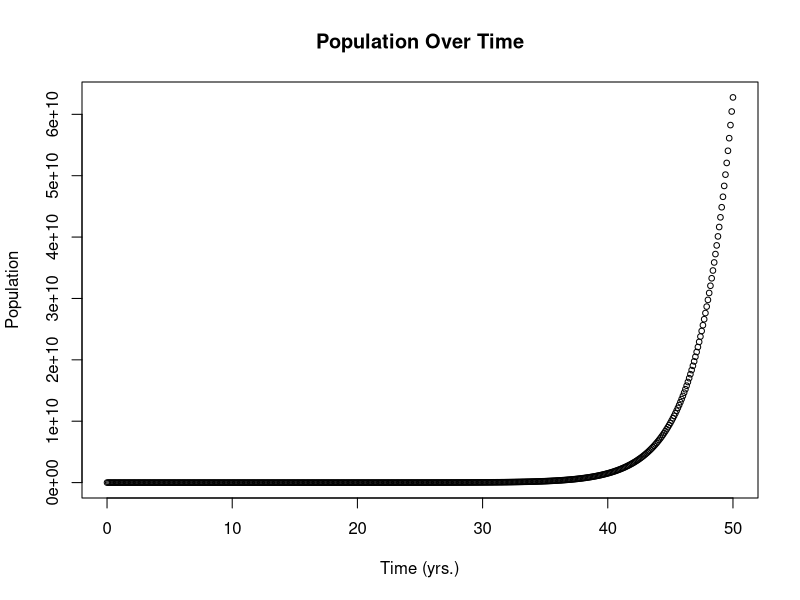
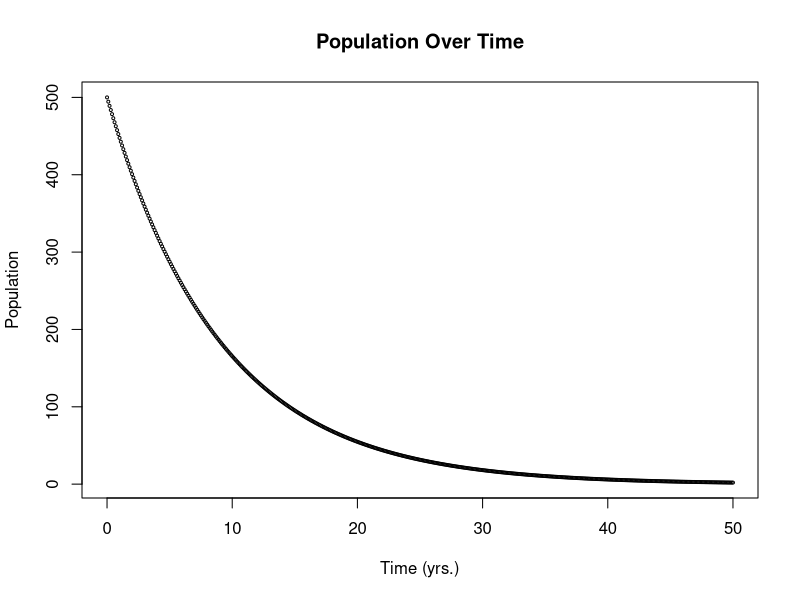
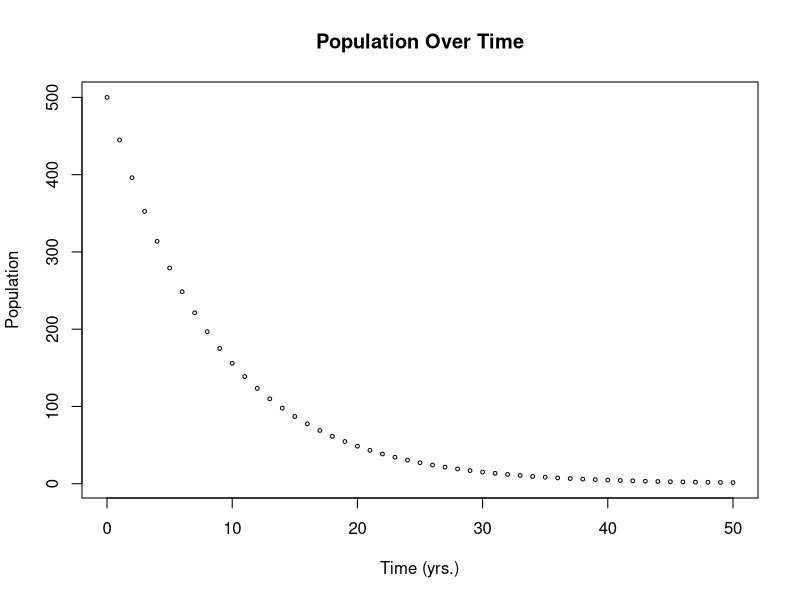
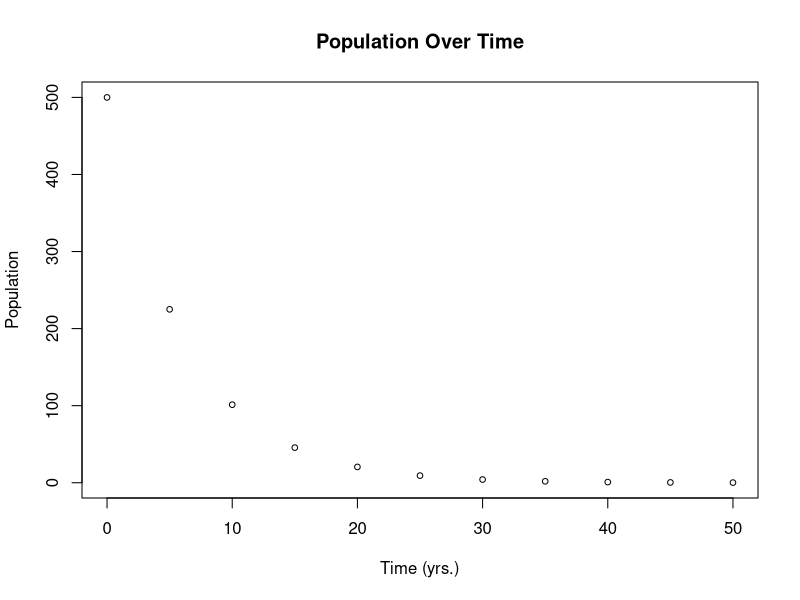
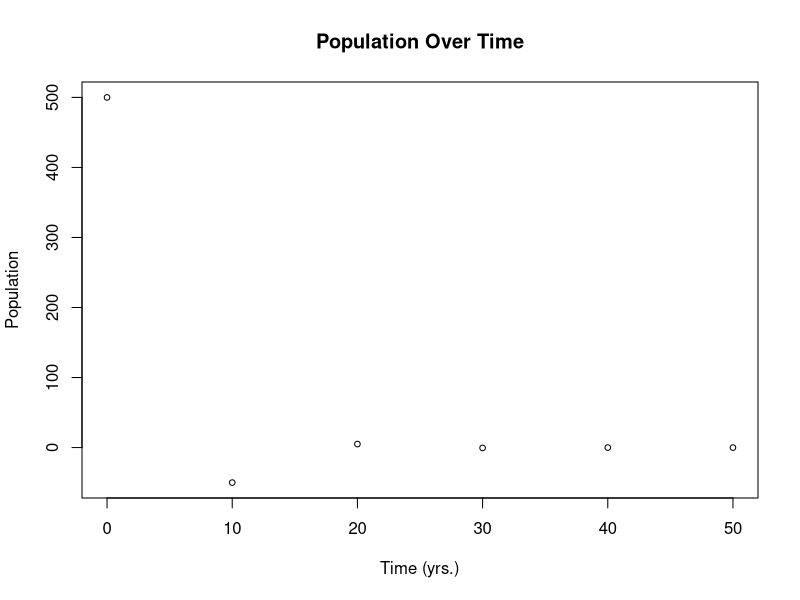
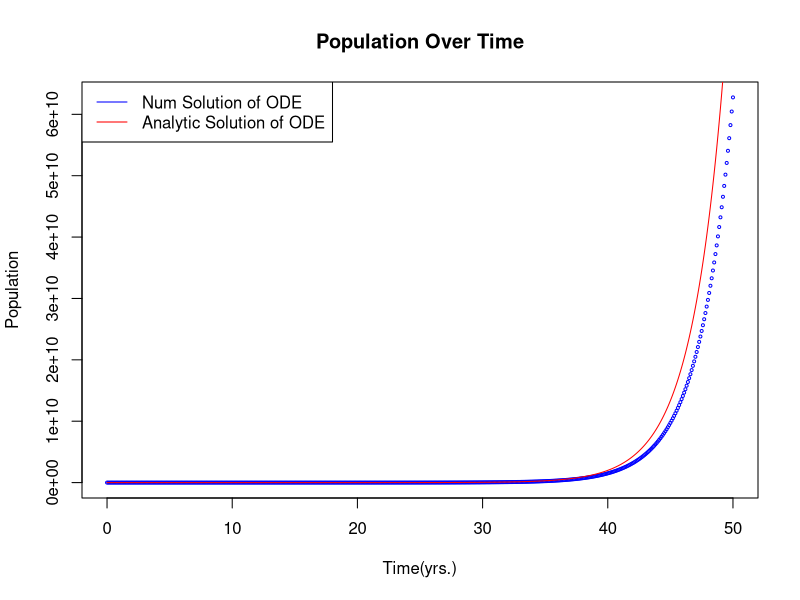
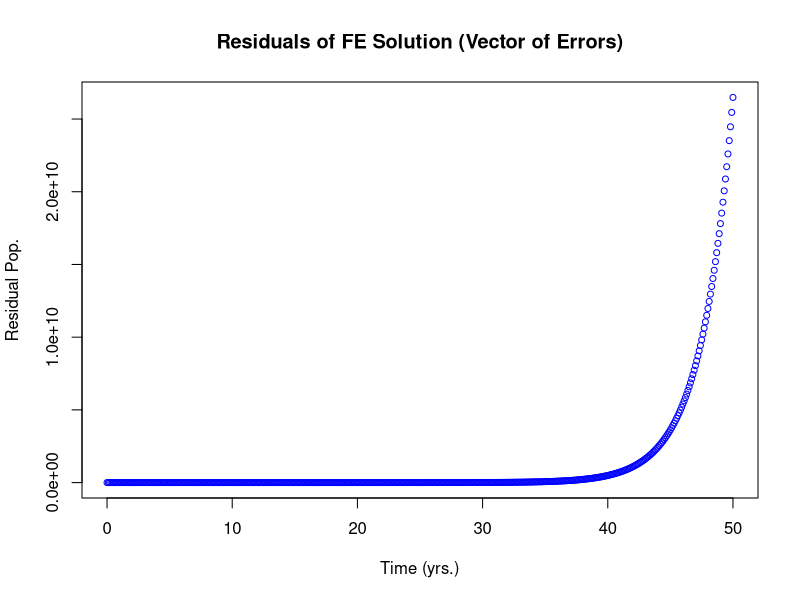
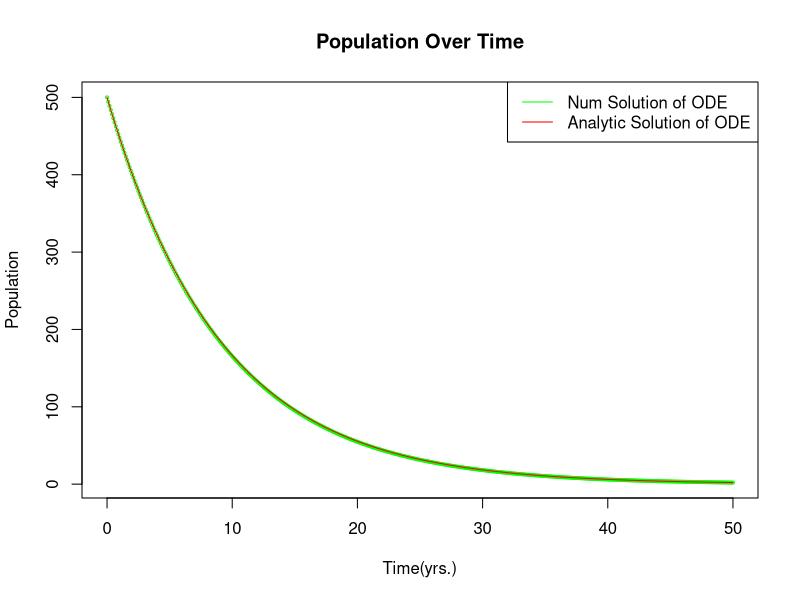

Write R code to recreate these figures, in order.
## ---- chunk 1

PopulationModelODE<-function(b,d,N){   #defining the function
  ans<-(b-d)*N   #Where N is the population
  return(ans)
}
### Define Values
b<-.5   # birth rate
d<-.12   # death rate
numstep1<-500   # number of time steps over which the function is completed; translates to the the 50 year Tmax value
dt<-.1

### create for loop in order to repeat the function for all values included in numstep
Solution1<- rep(0,numstep1+1)
Solution1[1]<-500
for (i in 1:numstep1) {
  Solution1[i+1]<-PopulationModelODE(b,d,Solution1[i])*dt+Solution1[i]   # reference made to the function by calling on PopulationModel ODE)
}
Time1<- .1*(0:numstep1)
plot(Time1,Solution1,xlab="Time (yrs.)",ylab="Population",main="Population Over Time",cex=.75)
## ---- chunk 2
PopulationModelODE<-function(b,d,N){
  ans<-(b-d)*N
  return(ans)
}
b <- 0.01
d <- 0.12
numstep2 <- 500
dt <- 0.1
Solution2<- rep(0,numstep2+1)
Solution2[1]<-500
for (i in 1:numstep2) {
  Solution2[i+1]<-PopulationModelODE(b,d,Solution2[i])*dt+Solution2[i]
}
Time2<- .1*(0:numstep2)
plot(Time2,Solution2,xlab="Time (yrs.)",ylab="Population",main="Population Over Time",cex=.4)
## ---- chunk 3

### 1
PopulationModelODE<-function(b,d,N){
  ans<-(b-d)*N
  return(ans)
}
b <- 0.01
d <- 0.12
numstepc1 <- 50/1   # divided by 1
dt1 <- 1
Solution2<- rep(0,numstepc1+1)
Solution2[1]<-500
for (i in 1:numstepc1) {
  Solution2[i+1]<-PopulationModelODE(b,d,Solution2[i])*dt1+Solution2[i]
}
Time2c<- dt1*(0:numstepc1)
plot(Time2c,Solution2,xlab="Time (yrs.)",ylab="Population",main="Population Over Time",cex=.5)

### 5
PopulationModelODE<-function(b,d,N){
  ans<-(b-d)*N
  return(ans)
}
b <- 0.01
d <- 0.12
numstepc2 <- 50/5   # division to account for new dt (5)
dt2 <- 5
Solution2<- rep(0,numstepc2+1)
Solution2[1]<-500
for (i in 1:numstepc2) {
  Solution2[i+1]<-PopulationModelODE(b,d,Solution2[i])*dt2+Solution2[i]
}
Time2c<- dt2*(0:numstepc2)
plot(Time2c,Solution2,xlab="Time (yrs.)",ylab="Population",main="Population Over Time",cex=.75)

### 10
PopulationModelODE<-function(b,d,N){
  ans<-(b-d)*N
  return(ans)
}
b <- 0.01
d <- 0.12
numstepc3 <- 50/10   # division to account for new dt (10)
dt3 <- 10
Solution2<- rep(0,numstepc3+1)
Solution2[1]<-500
for (i in 1:numstepc3) {
  Solution2[i+1]<-PopulationModelODE(b,d,Solution2[i])*dt3+Solution2[i]
}
Time2c<- dt3*(0:numstepc3)
plot(Time2c,Solution2,xlab="Time (yrs.)",ylab="Population",main="Population Over Time",cex=.75)
## ---- chunk 4

cl=rainbow(2)

# ODE FE solution
PopulationModelODE<-function(b,d,N){
  ans<-(b-d)*N
  return(ans)
}
b <- 0.5
d <- 0.12
numstep2 <- 500
dt2a <- 0.1
Solution2<- rep(0,numstep2+1)
Solution2[1]<-500
for (i in 1:numstep2) {
  Solution2[i+1]<-PopulationModelODE(b,d,Solution2[i])*dt+Solution2[i]
}
Time2<- dt2a*(0:numstep2)

# Analytic solution -> =500e^((b-d)*t)

AnalyticSolution <- function(b,d,t){
  ans <- 500*exp((b-d)*t)   # from above determination (comment 148)
  return(ans)
}

AnalyticSolutionVector <- AnalyticSolution(b,d,Time2)

plot(Time2,Solution2, xlab="Time(yrs.)", ylab="Population", main="Population Over Time", col="blue", cex=0.4)
lines(Time2,AnalyticSolutionVector, col="red", cex=.6)
legend("topleft", legend=c("Num Solution of ODE","Analytic Solution of ODE"), col=c("blue", "red"), lty = 1)

### Use residuals to calculate and plot the vector of errors

Residuals <- AnalyticSolutionVector - Solution2
plot(Time2,Residuals, xlab="Time (yrs.)", ylab="Residual Pop.", main="Residuals of FE Solution (Vector of Errors)", col="blue", cex=0.8)

## ---- chunk 5


PopulationModelODE<-function(b,d,N){
  ans<-(b-d)*N
  return(ans)
}

b <- 0.5
d <- 0.12
dt2b1 <- 1   # dt = 1
numstep2b1 <- 50/dt2b1
Solution2b1<- rep(0,numstep2b1+1)
Solution2b1[1]<-500
for (i in 1:numstep2b1) {
  Solution2b1[i+1]<-PopulationModelODE(b,d,Solution2b1[i])*dt2b1+Solution2b1[i]
}
Time1 <- dt2b1*(0:numstep2b1)


b <- 0.5
d <- 0.12
dt2b2 <- 0.1   # dt = 0.1
numstep2b2 <- 50/dt2b2
Solution2b2<- rep(0,numstep2b2+1)
Solution2b2[1]<-500
for (i in 1:numstep2b2) {
  Solution2b2[i+1]<-PopulationModelODE(b,d,Solution2b2[i])*dt2b2+Solution2b2[i]
}
Time2 <- dt2b2*(0:numstep2b2)


b <- 0.5
d <- 0.12
dt2b3 <- 0.01   # dt = 0.01
numstep2b3 <- 50/dt2b3
Solution2b3<- rep(0,numstep2b3+1)
Solution2b3[1]<-500
for (i in 1:numstep2b3) {
  Solution2b3[i+1]<-PopulationModelODE(b,d,Solution2b3[i])*dt2b3+Solution2b3[i]
}
Time3 <- dt2b3*(0:numstep2b3)

### Refer back to previously determined and defined analytic solution
AnalyticSolution2 <- function(b,d,t){
  ans <- 500*exp((b-d)*t)   
  return(ans)
}

AnalyticSolution2b1 <- AnalyticSolution2(b,d,Time1)
AnalyticSolution2b2 <- AnalyticSolution2(b,d,Time2)
AnalyticSolution2b3 <- AnalyticSolution2(b,d,Time3)

Residuals2b1 <- AnalyticSolution2b1 - Solution2b1
Residuals2b2 <- AnalyticSolution2b2 - Solution2b2
Residuals2b3 <- AnalyticSolution2b3 - Solution2b3

print(mean(Residuals2b1))
print(mean(Residuals2b2))
print(mean(Residuals2b3))


## ---- chunk 6

cl=rainbow(2)

# ODE FE solution
PopulationModelODE<-function(b,d,N){
  ans<-(b-d)*N
  return(ans)
}
b <- 0.01
d <- 0.12
numstep3a <- 500
dt3a <- 0.1
Solution3a<- rep(0,numstep3a+1)
Solution3a[1]<-500
for (i in 1:numstep3a) {
  Solution3a[i+1]<-PopulationModelODE(b,d,Solution3a[i])*dt+Solution3a[i]
}
Time3a<- dt3a*(0:numstep3a)

# Analytic solution -> =500e^((b-d)*t) , once again

AnalyticSolution3a <- function(b,d,t){
  ans <- 500*exp((b-d)*t)   # from above determination (comment 148)
  return(ans)
}

AnalyticSolutionVector3a <- AnalyticSolution3a(b,d,Time3a)

plot(Time3a,Solution3a, xlab="Time(yrs.)", ylab="Population", main="Population Over Time", col="green", cex=0.4)
lines(Time3a,AnalyticSolutionVector3a, col="red", cex=.6)
legend("topright", legend=c("Num Solution of ODE","Analytic Solution of ODE"), col=c("green", "red"), lty = 1)

### Residuals
Residuals3a <- AnalyticSolutionVector3a - Solution3a
plot(Time3a,Residuals3a, xlab="Time (yrs.)", ylab="Residual Pop.", main="Residuals of FE Solution (Vector of Errors)", col="green", cex=0.5)



## ---- chunk 7

PopulationModelODE<-function(b,d,N){
  ans<-(b-d)*N
  return(ans)
}

b <- 0.01
d <- 0.12
dt3b1 <- 1
numstep3b1 <- 50/dt3b1
Solution3b1 <- rep(0,numstep3b1+1)
Solution3b1[1]<-500
for (i in 1:numstep3b1) {
  Solution3b1[i+1]<-PopulationModelODE(b,d,Solution3b1[i])*dt3b1+Solution3b1[i]
}
Time1 <- dt3b1*(0:numstep3b1)


b <- 0.01
d <- 0.12
dt3b2 <- 0.1
numstep3b2 <- 50/dt3b2
Solution3b2<- rep(0,numstep3b2+1)
Solution3b2[1]<-500
for (i in 1:numstep3b2) {
  Solution3b2[i+1]<-PopulationModelODE(b,d,Solution3b2[i])*dt3b2+Solution3b2[i]
}
Time2 <- dt2b2*(0:numstep3b2)


b <- 0.01
d <- 0.12
dt3b3 <- 0.01
numstep3b3 <- 50/dt3b3
Solution3b3<- rep(0,numstep3b3+1)
Solution3b3[1]<-500
for (i in 1:numstep3b3) {
  Solution3b3[i+1]<-PopulationModelODE(b,d,Solution3b3[i])*dt3b3+Solution3b3[i]
}
Time3 <- dt3b3*(0:numstep3b3)

### Refer back to previously determined and defined analytic solution

AnalyticSolution3b <- function(b,d,t){
  ans <- 500*exp((b-d)*t)   
  return(ans)
}

AnalyticSolutionVector3b1 <- AnalyticSolution3b(b,d,Time1)
AnalyticSolutionVector3b2 <- AnalyticSolution3b(b,d,Time2)
AnalyticSolutionVector3b3 <- AnalyticSolution3b(b,d,Time3)

Residuals3b1 <- AnalyticSolutionVector3b1 - Solution3b1
Residuals3b2 <- AnalyticSolutionVector3b2 - Solution3b2
Residuals3b3 <- AnalyticSolutionVector3b3 - Solution3b3

print(mean(Residuals3b1))
print(mean(Residuals3b2))
print(mean(Residuals3b3))
## ---- chunk 8
# Define the function:
DefFunk <- function (x,a,b){
  ans <- a*x^2-b
  return(ans)
}  
a <- 1
b <- 4
x<-seq(-5,5,0.1) # define the array of values of x
y<-DefFunk(x,a,b) # calculate the values of y using a function
plot(x,y,t="l",xlab="x", ylab="dx/dt") # plot the function
abline(0,0) # draw a line for y=0
## ---- chunk 9
r<-.3
K<-40
LogisticPopulationModel<-function(r,P,K){
  ans<-r*P*(1-P/K)
  return(ans)
}
PopulationVector<-seq(0,50,.1)   # array of values 
PopulationTimeDerivatives<-LogisticPopulationModel(r,PopulationVector,K)   # the values of y (ROC in population) calculated using LogisticPopulationModel function
plot(PopulationVector,PopulationTimeDerivatives,type="l",main = "Rate of Change in Population as a function of Population Size",xlab="Population (thousands)",ylab="Rate of Population Change (thousands per year)")
## ---- chunk 10

r <- 0.3
K <- 40
LogisticPopulationModel<-function(r,P,K){
  ans<-r*P*(1-P/K)
  return(ans)
}

dt <-0.1
Tmax <- 40
numstep_LogisticTime <- Tmax/dt

LogisticApproximationSolution1 <- rep(0,numstep_LogisticTime+1)
LogisticApproximationSolution1[1] <- 1   # P(0) = 1 
for (i in 1:numstep_LogisticTime) {
  LogisticApproximationSolution1[i+1] <- LogisticApproximationSolution1[i]+LogisticPopulationModel(r,LogisticApproximationSolution1[i],K)*dt
}



LogisticApproximationSolution2 <- rep(0,numstep_LogisticTime+1)
LogisticApproximationSolution2[1] <- 20   # P(0) = 20
for (i in 1:numstep_LogisticTime) {
  LogisticApproximationSolution2[i+1] <- LogisticApproximationSolution2[i]+LogisticPopulationModel(r,LogisticApproximationSolution2[i],K)*dt
}



LogisticApproximationSolution3 <- rep(0,numstep_LogisticTime+1)
LogisticApproximationSolution3[1] <- 39   # P(0) = 39
for (i in 1:numstep_LogisticTime) {
  LogisticApproximationSolution3[i+1] <- LogisticApproximationSolution3[i]+LogisticPopulationModel(r,LogisticApproximationSolution3[i],K)*dt
}


cl=rainbow(3)
LogisticApproximationSolutionVector <- seq(0, Tmax, dt)

plot(LogisticApproximationSolutionVector, LogisticApproximationSolution1, xlab="Time (yrs.)", ylab="Population", main = "Population Size Over Time", cex=0.4, col=cl[1])
points(LogisticApproximationSolutionVector, LogisticApproximationSolution2, cex=0.4, col=cl[2])
points(LogisticApproximationSolutionVector, LogisticApproximationSolution3, cex=0.4, col=cl[3])
legend("bottomright", legend=c("Logistic Approximation for P(0)=1","Logistic Approximation for P(0)=20", "Logistic Approximation for P(0)=39"), col=c(cl[1:3]), lty = 1)

## ---- chunk 11

r<-0.02
K<-120
LogisticPopulationModel<-function(r,P,K){
  ans<-r*P*(1-P/K)
  return(ans)
}
PopulationVector<-seq(0,120,.1)   
PopulationTimeDerivatives<-LogisticPopulationModel(r,PopulationVector,K)   
plot(PopulationVector,PopulationTimeDerivatives,type="l",main = "Rate of Change in Population as a function of Population Size",xlab="Population (thousands)",ylab="Rate of Population Change (thousands per year)")

LogisticPopulationModel<-function(r,P,K){
  ans<-r*P*(1-P/K)
  return(ans)
}
PopulationVector2<-seq(0,130,.1)   
PopulationTimeDerivatives<-LogisticPopulationModel(r,PopulationVector2,K)   
plot(PopulationVector2,PopulationTimeDerivatives,type="l",main = "Rate of Change in Population as a function of Population Size",xlab="Population (thousands)",ylab="Rate of Population Change (thousands per year)")

LogisticPopulationModel<-function(r,P,K){
  ans<-r*P*(1-P/K)
  return(ans)
}
PopulationVector3<-seq(0,160,.1)   
PopulationTimeDerivatives<-LogisticPopulationModel(r,PopulationVector3,K)   
plot(PopulationVector3,PopulationTimeDerivatives,type="l",main = "Rate of Change in Population as a function of Population Size",xlab="Population (thousands)",ylab="Rate of Population Change (thousands per year)")
## ---- chunk 12

r <- 0.02
K <- 120
LogisticPopulationModel<-function(r,P,K){
  ans<-r*P*(1-P/K)
  return(ans)
}

dt <-0.1
Tmax <- 500
numstep_LogisticTime <- Tmax/dt

LogisticApproximationSolution1 <- rep(0,numstep_LogisticTime+1)
LogisticApproximationSolution1[1] <- 10  # P(0) = 10
for (i in 1:numstep_LogisticTime) {
  LogisticApproximationSolution1[i+1] <- LogisticApproximationSolution1[i]+LogisticPopulationModel(r,LogisticApproximationSolution1[i],K)*dt
}



LogisticApproximationSolution2 <- rep(0,numstep_LogisticTime+1)
LogisticApproximationSolution2[1] <- 50   # P(0) = 50
for (i in 1:numstep_LogisticTime) {
  LogisticApproximationSolution2[i+1] <- LogisticApproximationSolution2[i]+LogisticPopulationModel(r,LogisticApproximationSolution2[i],K)*dt
}



LogisticApproximationSolution3 <- rep(0,numstep_LogisticTime+1)
LogisticApproximationSolution3[1] <- 150   # P(0) = 150
for (i in 1:numstep_LogisticTime) {
  LogisticApproximationSolution3[i+1] <- LogisticApproximationSolution3[i]+LogisticPopulationModel(r,LogisticApproximationSolution3[i],K)*dt
}


cl=rainbow(3)
LogisticApproximationSolutionVector <- seq(0, Tmax, dt)

plot(LogisticApproximationSolutionVector, LogisticApproximationSolution1, xlab="Time (yrs.)", ylab="Population", main = "Population Size Over Time", cex=0.4, col=cl[1])
points(LogisticApproximationSolutionVector, LogisticApproximationSolution2, cex=0.4, col=cl[2])
points(LogisticApproximationSolutionVector, LogisticApproximationSolution3, cex=0.4, col=cl[3])
legend("bottomright", legend=c("Logistic Approximation for P(0)=10","Logistic Approximation for P(0)=250", "Logistic Approximation for P(0)=120"), col=c(cl[1:3]), lty = 1)
## ---- chunk 13
r <- 0.3
K <- 40
LogisticPopulationModel<-function(r,P,K){
  ans<-r*P*(1-P/K)
  return(ans)
}

dt <-5
Tmax <- 100
numstep_LogisticTime <- Tmax/dt

LogisticApproximationSolution1 <- rep(0,numstep_LogisticTime+1)
LogisticApproximationSolution1[1] <- 1   # P(0) = 1 
for (i in 1:numstep_LogisticTime) {
  LogisticApproximationSolution1[i+1] <- LogisticApproximationSolution1[i]+LogisticPopulationModel(r,LogisticApproximationSolution1[i],K)*dt
}



LogisticApproximationSolutionVector <- seq(0, Tmax, dt)

plot(LogisticApproximationSolutionVector, LogisticApproximationSolution1, xlab="Time (yrs.)", ylab="Population", main = "Population Size Over Time", cex=0.5)

## ---- chunk 14
beta<-.4
gamma<-.1
SISmodel<-function(beta,gamma,I){
  ans <- beta * I * (1-I) - gamma * I
  return(ans)
}
InfectionDomain<-seq(0,1,.01)

ModelVector<-SISmodel(beta,gamma,InfectionDomain)
plot(InfectionDomain,ModelVector, xlab="Proportion Infected", ylab="Change in Proportion Infected per Day", main="Rate of Change of Proportion Infected", cex=.5)
## ---- chunk 15
beta<-.4
gamma<-.1
SISmodel<-function(beta,gamma,I){
  ans <- beta * I * (1-I) - gamma * I
  return(ans)
}


dt <-0.1
InfectionDomain<-seq(0,1,dt)
SISPredictVector <- SISmodel(beta, gamma, InfectionDomain)
TotalTime <- 50
TimeSteps<- TotalTime/dt

SISApproximationSolution1 <- rep(0,TimeSteps+1)
SISApproximationSolution1[1] <- 0.01  # I(0) = 0.01
for (i in 1:TimeSteps) {
  SISApproximationSolution1[i+1] <- SISApproximationSolution1[i]+SISmodel(beta,gamma,SISApproximationSolution1[i])*dt
}


SISApproximationSolution2 <- rep(0,TimeSteps+1)
SISApproximationSolution2[1] <- 0.5   # I(0) = 0.5
for (i in 1:TimeSteps) {
  SISApproximationSolution2[i+1] <- SISApproximationSolution2[i]+SISmodel(beta,gamma,SISApproximationSolution2[i])*dt
}


SISApproximationSolution3 <- rep(0,TimeSteps+1)
SISApproximationSolution3[1] <- 0.9   # I(0) = 0.9
for (i in 1:TimeSteps) {
  SISApproximationSolution3[i+1] <- SISApproximationSolution3[i]+SISmodel(beta,gamma,SISApproximationSolution3[i])*dt
}

SISTimeVector <- seq(0, TotalTime, dt)
cl=rainbow(3)


plot(SISTimeVector, SISApproximationSolution1, xlab="Time (days)", ylab="Fraction Pop. Infected", main = "Pop. Fraction Infected Over Time", cex=0.4, col=cl[1])
points(SISTimeVector, SISApproximationSolution2, cex=0.4, col=cl[2])
points(SISTimeVector, SISApproximationSolution3, cex=0.4, col=cl[3])
legend("bottomright", legend=c("P(0)=0.01","P(0)=0.5", "P(0)=0.9"), col=c(cl[1:3]), lty = 1)
## ---- chunk 16

beta<-0.1
gamma<-0.2
SISmodel<-function(beta,gamma,I){
  ans <- beta * I * (1-I) - gamma * I
  return(ans)
}

InfectionDomain<-seq(0,1,0.01)
SISPredictVector <- SISmodel(beta, gamma, InfectionDomain)

plot(InfectionDomain, SISPredictVector, xlab="Proportion of Infected Population", ylab="Change in Proportion Infected (I/time (days)", main="Rate of Change in Proportion Infected", cex=0.5)
## ---- chunk 17
beta<-.1
gamma<-.2
SISmodel<-function(beta,gamma,I){
  ans <- beta * I * (1-I) - gamma * I
  return(ans)
}


dt <-0.1
InfectionDomain<-seq(0,1,dt)
SISPredictVector <- SISmodel(beta, gamma, InfectionDomain)
TotalTime <- 50
TimeSteps<- TotalTime/dt

SISApproximationSolution1 <- rep(0,TimeSteps+1)
SISApproximationSolution1[1] <- 0.01  # P(0) = 0.01
for (i in 1:TimeSteps) {
  SISApproximationSolution1[i+1] <- SISApproximationSolution1[i]+SISmodel(beta,gamma,SISApproximationSolution1[i])*dt
}


SISApproximationSolution2 <- rep(0,TimeSteps+1)
SISApproximationSolution2[1] <- 0.5   # P(0) = 0.5
for (i in 1:TimeSteps) {
  SISApproximationSolution2[i+1] <- SISApproximationSolution2[i]+SISmodel(beta,gamma,SISApproximationSolution2[i])*dt
}


SISApproximationSolution3 <- rep(0,TimeSteps+1)
SISApproximationSolution3[1] <- 0.8   # P(0) = 0.8
for (i in 1:TimeSteps) {
  SISApproximationSolution3[i+1] <- SISApproximationSolution3[i]+SISmodel(beta,gamma,SISApproximationSolution3[i])*dt
}

SISTimeVector <- seq(0, TotalTime, dt)
cl=rainbow(3)


plot(SISTimeVector, SISApproximationSolution3, xlab="Time (days)", ylab="Fraction Pop. Infected", main = "Pop. Fraction Infected Over Time", cex=0.4, col=cl[1])
points(SISTimeVector, SISApproximationSolution2, cex=0.4, col=cl[2])
points(SISTimeVector, SISApproximationSolution1, cex=0.4, col=cl[3])
legend("topright", legend=c("P(0)=0.8","P(0)=0.5", "P(0)=0.01"), col=c(cl[1:3]), lty = 1)
## ---- chunk 18

beta<-.1
gamma<-0.0001
SISmodel<-function(beta,gamma,I){
  ans <- beta * I * (1-I) - gamma * I
  return(ans)
}


dt <-0.25
InfectionDomain<-seq(0,1,dt)
SISPredictVector <- SISmodel(beta, gamma, InfectionDomain)
TotalTime <- 50
TimeSteps<- TotalTime/dt
 
SISApproximationSolution1 <- rep(0,TimeSteps+1)
SISApproximationSolution1[1] <- 0.5  
for (i in 1:TimeSteps) {
  SISApproximationSolution1[i+1] <- SISApproximationSolution1[i]+SISmodel(beta,gamma,SISApproximationSolution1[i])*dt
}

SISTimeVector <- seq(0, TotalTime, dt)

plot(SISTimeVector, SISApproximationSolution1, xlab="Time Elapsed (days)", ylab="Fraction of Population Infected", main="Fraction of Population Infected as a Function of Time", cex=0.5)
